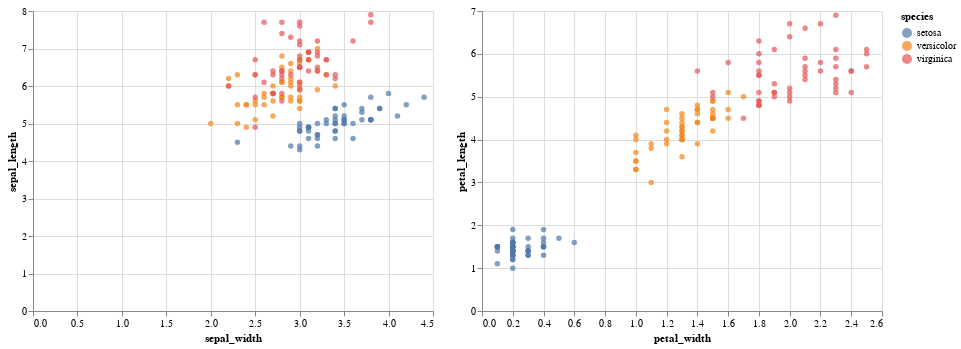

The notebook cell saved with this chart:
### Code cell
sepal = alt.Chart(df).mark_circle().encode(
    x="sepal_width:Q",
    y="sepal_length:Q",
    color="species:N"
)
petal = alt.Chart(df).mark_circle().encode(
    x="petal_width:Q",
    y="petal_length:Q",
    color="species:N"
)

sepal | petal

### Figure 1 — Vega-Lite specification as saved in the notebook (floating-point values rounded to 4 significant figures; data arrays with more than 128 entries replaced by an {"elided": "..."} marker saying what was removed)
{"config": {"view": {"continuousWidth": 400, "continuousHeight": 300}}, "hconcat": [{"mark": "circle", "encoding": {"color": {"field": "species", "type": "nominal"}, "x": {"field": "sepal_width", "type": "quantitative"}, "y": {"field": "sepal_length", "type": "quantitative"}}}, {"mark": "circle", "encoding": {"color": {"field": "species", "type": "nominal"}, "x": {"field": "petal_width", "type": "quantitative"}, "y": {"field": "petal_length", "type": "quantitative"}}}], "data": {"name": "data-55d68bef01494dfb0cf7e3a0f8ee0f5a"}, "$schema": "https://vega.github.io/schema/vega-lite/v4.17.0.json", "datasets": {"data-55d68bef01494dfb0cf7e3a0f8ee0f5a": {"elided": "150 records"}}}
